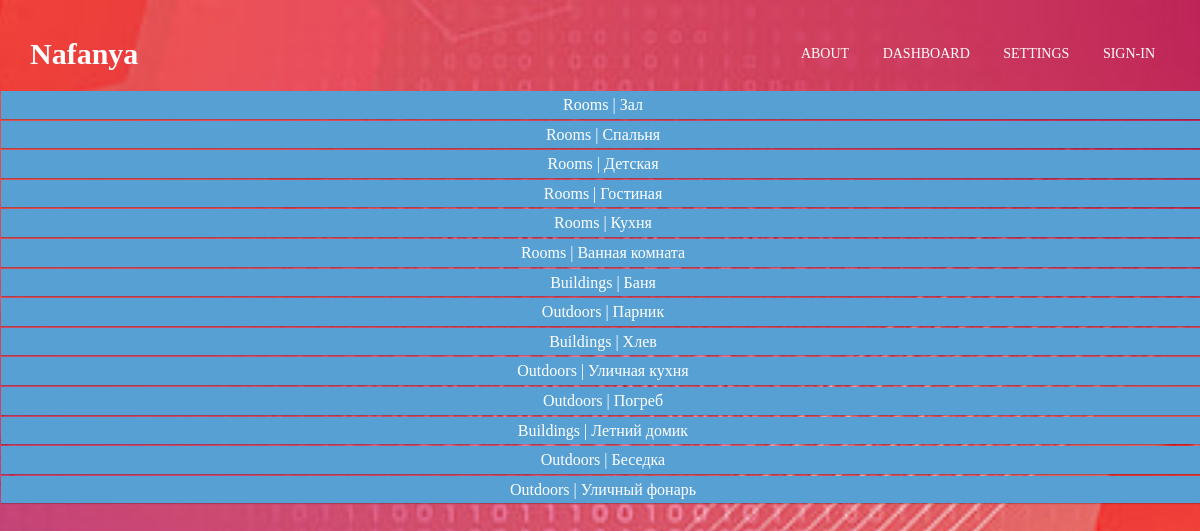
/dashboard/, run on the app's committed database.
### smarthome/models.py (models this page shows, shortened)
class RoomType(models.Model):
    class Meta:
        verbose_name_plural = 'Type of Rooms'
    name = models.CharField(max_length=64, unique=True)
    description = models.TextField(blank=True)

class Rooms(models.Model):
    class Meta:
        verbose_name_plural = 'Rooms'
    name = models.CharField(max_length=64, unique=True)
    friendlyName = models.CharField(max_length=64, unique=True)
    image = models.ImageField(upload_to='smarthome_images',blank=True)
    roomType = models.ForeignKey(RoomType, on_delete=models.PROTECT)
    description = models.TextField(blank=True)

### smarthome/views.py (the view)
# urls.py: path('dashboard/', dashboard, name='index'),
def dashboard(request):
    rooms = Rooms.objects.all()
    room_list = []
    for room in rooms:
        sensors_in_room = []
        sensorsList = SensorsLocate.objects.filter(room_id=room.id)
        for sensor in sensorsList:
            sensors_in_room.append( {
                'name': sensor.short_description,
                'image': SensorsType.objects.filter(id=sensor.sensor_id).latest('id').image,
                'value': SensorsData.objects.filter(sensorName_id=sensor.id).latest('timestamp').value,
                'unit': SensorsType.objects.filter(id=sensor.sensor_id).latest('id').unit,
                'description': ""
            })
        room_list.append( {
            'name': room.name,
            'image': room.image,
            'roomType': RoomType.objects.filter(id=room.roomType_id).latest('id').name,
            'friendlyName':room.friendlyName,
            'description': room.description,
            'sensors': sensors_in_room
        }
        )
    context = {
        'title': "dashboard",
        'rooms': room_list
    }
    return render(request, 'smarthome/dashboard.html', context)

### smarthome/templates/smarthome/dashboard.html (shortened to what this page needs)
{% extends 'smarthome/base.html' %}
{% load static %}
{% block css %}
    <link rel="stylesheet" href="{% static '/css/dashboard.css' %}">
{%  endblock %}
{% block  content-container %}
    <div class="dashboadr-global">
        <div class="dashboard-dropdown">
            {% for  room in rooms %}
                <div>
                <label for="checkbox-toggle-{{ room.name }}">
                    {{ room.roomType }} | {{ room.friendlyName }}
                </label>
                </div>
            {%  endfor %}
        </div>
    </div>
{% endblock %}

### smarthome/templates/smarthome/base.html (shortened to what this page needs)
{% load static %}
<!DOCTYPE html>
<html lang="en">
<head>
    <link rel="stylesheet" href="{% static '/css/style.css' %}">
    {% block css %} {% endblock %}
</head>
<body>
<header class="header">
    <div class="container">
        <div class="header__inner">
            <div class="header_logo">Nafanya</div>
            <nav class="top_nav">
                <a class="nav-link" href="#">About</a>
                <a class="nav-link" href="{% url 'smarthome:index' %}">Dashboard</a>
                <a class="nav-link" href="{%  url 'smarthome:settings' %}">Settings</a>
                <a class="nav-link" href="{%  url 'users:index' %}">sign-in</a>
            </nav>
        </div>
    </div>
</header>
<div class="container">
<div class="content-container">
    {% block content-container  %} {% endblock %}
</div>
</div>
</body>
</html>

### static/css/style.css (style rules this page uses)
body { margin: 0; background-color: gray; font-size: 15px; line-height: 1.6; color: #333; }
*, *:before, *:after { box-sizing: border-box; }
.container { width: 100%; max-width: 1200px; margin: 0 auto; }
.header { width: 100%; height: 100vh; background: url("/static/image/background.jpg") center no-repeat; background-size: cover; position: absolute; top: 0; left: 0; right: 0; z-index: 1; padding: 30px; }
.header__inner { display: flex; justify-content: space-between; align-items: center ; border-bottom: white; display: flex; }
.header_logo { font-size: 30px; font-weight: 700; color: #fff; }
.top_nav { font-size: 14px; text-transform: uppercase; }
.nav-link { display: inline-block; vertical-align: top; margin: 0 15px; position: relative; color: #fff; text-decoration: none; transition: color .2s liner; }
.nav-link:after { content: ""; width: 100%; height: 3px; background-color: white; opacity: 0; position: absolute; top: 100%; left: 0; z-index: 1; transition: opacity .2s linear; }
.container { border-bottom: white; display: block; }
.content-container { display: flex; flex-direction: column; justify-content: center; width: 100%; margin: 0 auto; padding: 90px 0; color: #fff; }

### static/css/dashboard.css (style rules this page uses)
.dashboard-dropdown { position: absolute; display: inline-block; font-size: 16px; color: #FFF; z-index: 2; width: 100%; }
label { box-sizing: border-box; display: inline-block; width: 1200px; background-color: #57A0D4; padding: 1px 2px 1px; margin: 1px; cursor: pointer; text-align: center; box-shadow: 0 1px 1px rgba(0, 0, 0, 0.2); -webkit-user-select: none; -moz-user-select: none; -ms-user-select: none; user-select: none; }

### data on the page
RoomType: roomType "Rooms" "Rooms" "Rooms" "Rooms" "Rooms" "Rooms"
Rooms: friendlyName "Зал"
Rooms: friendlyName "Спальня"
Rooms: friendlyName "Детская"
Rooms: friendlyName "Гостиная"
Rooms: friendlyName "Кухня"
Rooms: friendlyName "Ванная комната"
RoomType: roomType "Buildings" "Buildings" "Buildings"
Rooms: friendlyName "Баня"
RoomType: roomType "Outdoors" "Outdoors" "Outdoors" "Outdoors" "Outdoors"
Rooms: friendlyName "Парник"
Rooms: friendlyName "Хлев"
Rooms: friendlyName "Уличная кухня"
Rooms: friendlyName "Погреб"
Rooms: friendlyName "Летний домик"
Rooms: friendlyName "Беседка"
Rooms: friendlyName "Уличный фонарь"
